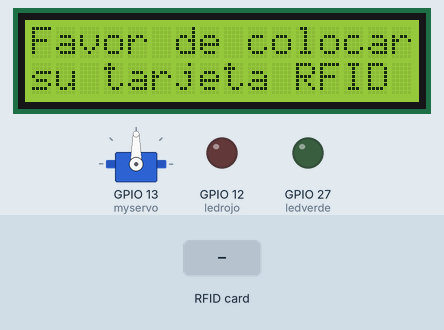
A sketch run on a simulated ESP32. On the bench: servo, 16×2 character LCD, output pins drawn as LEDs (lit = HIGH). Inputs (shaded band) come from the test bench. What the sketch prints to the serial monitor is not drawn.

Above: at 1.3 s.
1.4 s: RFID card 11 82 4D 23 held to the reader
At 2.2 s:
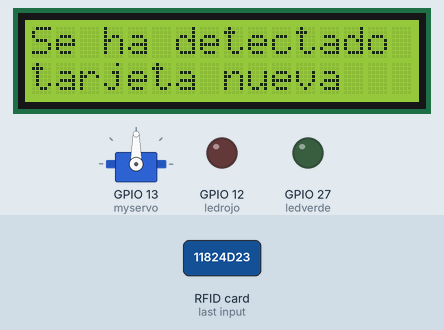
At 6.1 s:
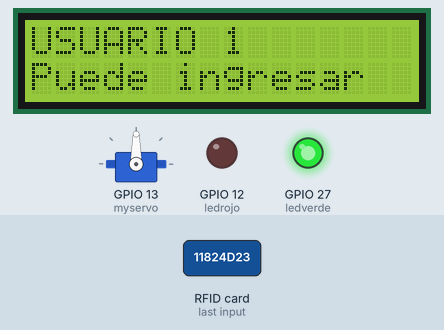
Timing chart, 0 to 11.7 s (numbered marks = the images above; inputs shaded):
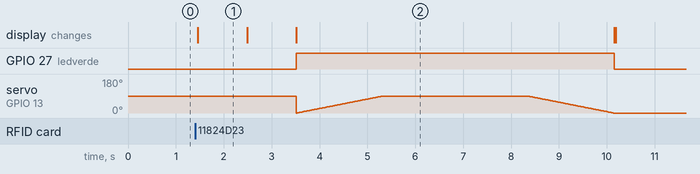

The sketch:

Control_Acceso_RFID.ino
```cpp
//librerias

//Modulo RC522
#include <SPI.h>
#include <MFRC522.h>
//lcd I2C
#include <LiquidCrystal_I2C.h>
//Servo
#include <Servo.h>


// Variables con el numero de columnas y filas de la pantalla
int lcdColumns = 16;
int lcdRows = 2;

//Variable de la posicion origen servo
int pos = 0;


//Objeto del servo
Servo myservo;

//Definicion de pines en el esp32
#if defined(ESP32)
  #define SS_PIN 5
  #define RST_PIN 4
  #define ledrojo 12
  #define ledverde 27
#endif

MFRC522 rfid(SS_PIN, RST_PIN); //Instancia del modulo rfid

LiquidCrystal_I2C lcd(0x27, lcdColumns, lcdRows); //Instancia de la pantalla

MFRC522::MIFARE_Key key;

// Array donde se almacena el nuevo NUID
byte nuidPICC[4];

//Credenciales de las tarjetas autorizadas
String DatoHex;
const String UserReg_1 = "11824D23";
const String UserReg_2 = "C1B39F18";
const String UserReg_3 = "7762C83B";

//Inicio Setup
void setup()
{
  //Definir el pin del servo
  myservo.attach(13);
   // Inicio de pantalla
  lcd.init();
  // Encender la retroiluminacion de la pantalla
  lcd.backlight();
  //Inidicar el modo de los pines de los leds
  pinMode(ledverde, OUTPUT);
  pinMode(ledrojo, OUTPUT);

    //Inicio terminal serial
   Serial.begin(115200);
   //Inicio bus SPI
   SPI.begin();
   //Inicio modulo MFRC522
   rfid.PCD_Init();

   // Show details of PCD - MFRC522 Card Reader details
   rfid.PCD_DumpVersionToSerial();
   for (byte i = 0; i < 6; i++) {
     key.keyByte[i] = 0xFF;
   }
   DatoHex = printHex(key.keyByte, MFRC522::MF_KEY_SIZE);

}

void loop()
{
    //Mensaje en pantalla de Inicio
    lcd.setCursor(0,0);
    lcd.print("Favor de colocar");
    lcd.setCursor(0,1);
    lcd.print("su tarjeta RFID ");

     // Restablezca el bucle si no hay ninguna tarjeta nueva presente en el sensor/lector.
     // Esto guarda todo el proceso cuando está inactivo
     if ( ! rfid.PICC_IsNewCardPresent()){return;}

     // Verifica si el NUID ya a sido leido
     if ( ! rfid.PICC_ReadCardSerial()){return;}


     MFRC522::PICC_Type piccType = rfid.PICC_GetType(rfid.uid.sak);

     // Verifica si el tipo de tarjeta es valido
     if (piccType != MFRC522::PICC_TYPE_MIFARE_MINI && piccType != MFRC522::PICC_TYPE_MIFARE_1K && piccType != MFRC522::PICC_TYPE_MIFARE_4K)
     {
       //Manda mensaje
      lcd.clear();
      lcd.setCursor(0, 0);
      lcd.print("Tarjeta invalida");
      delay(1000);
      lcd.clear();

       return;
     }

     if (rfid.uid.uidByte[0] != nuidPICC[0] || rfid.uid.uidByte[1] != nuidPICC[1] || rfid.uid.uidByte[2] != nuidPICC[2] || rfid.uid.uidByte[3] != nuidPICC[3] )
     {
        lcd.clear();
       //Informamos que la tarjeta fue leida
       lcd.setCursor(0, 0);

      lcd.print("Se ha detectado ");
      lcd.setCursor(0,1);
      lcd.print("tarjeta nueva");
      delay(1000);
      lcd.clear();
       // Almacenamos  el NUID en nuestro array
       for (byte i = 0; i < 4; i++) {nuidPICC[i] = rfid.uid.uidByte[i];}

       DatoHex = printHex(rfid.uid.uidByte, rfid.uid.size);


  lcd.clear();
  //Mostramos codigo de tarjeta
  lcd.setCursor(0, 0);
  lcd.print("Codigo Tarjeta: ");
  lcd.setCursor(0,1);
  lcd.print(DatoHex);
  delay(1000);
  lcd.clear();
//Verificamos si el usuario esta registrado
       if(UserReg_1 == DatoHex)
       {
         // Mostramos mensaje al usuario
         lcd.setCursor(0, 0);
      lcd.print("USUARIO 1");
      lcd.setCursor(0,1);
      lcd.print("Puede ingresar");
          //Encendemos el led y Abrimos el servo
          digitalWrite(ledverde, HIGH);
          abrir();

         digitalWrite(ledverde,LOW);
         lcd.clear();
       }
       else if(UserReg_2 == DatoHex)
       {
         // Mostramos mensaje al usuario
        lcd.setCursor(0, 0);
      lcd.print("USUARIO 2");
      lcd.setCursor(0,1);
      lcd.print("Puede ingresar");
       //Encendemos el led y Abrimos el servo
        digitalWrite(ledverde, HIGH);
         abrir();

         digitalWrite(ledverde,LOW);
         lcd.clear();
       }
       else if(UserReg_3 == DatoHex)
       {
            // Mostramos mensaje al usuario
        lcd.setCursor(0, 0);
      lcd.print("USUARIO 3");
      lcd.setCursor(0,1);
      lcd.print("Puede ingresar");
       //Encendemos el led y Abrimos el servo
        digitalWrite(ledverde, HIGH);
         abrir();

         digitalWrite(ledverde,LOW);
         lcd.clear();
       }
       else
       {
         //En caso de que no este registrado mandamos mensaje y encendemos led rojo
        lcd.setCursor(0, 0);
      lcd.print("NO REGISTRADO");
      lcd.setCursor(0,1);
      lcd.print("INGRESO DENEGADO");
        digitalWrite(ledrojo, HIGH);
         delay(1000);
         digitalWrite(ledrojo,LOW);
         lcd.clear();
       }

     }
     else
     {
       //Si una tarjeta ya fue leida mostrara un mensaje al usuario y se enciende el led rojo
       lcd.clear();
       lcd.setCursor(0,0);
       lcd.print("Tarjeta leida");
       lcd.setCursor(0,1);
      lcd.print("previamente");
      digitalWrite(ledrojo, HIGH);
         delay(1000);
         digitalWrite(ledrojo,LOW);
         lcd.clear();
     }
     // Detener PICC
     rfid.PICC_HaltA();

     //Detenemos la encrytacion
     rfid.PCD_StopCrypto1();
}

//Metodo para imprmir codigo de la tarjeta
String printHex(byte *buffer, byte bufferSize)
{
   String DatoHexAux = "";
   for (byte i = 0; i < bufferSize; i++)
   {
       if (buffer[i] < 0x10)
       {
        DatoHexAux = DatoHexAux + "0";
        DatoHexAux = DatoHexAux + String(buffer[i], HEX);
       }
       else { DatoHexAux = DatoHexAux + String(buffer[i], HEX); }
   }

   for (int i = 0; i < DatoHexAux.length(); i++) {DatoHexAux[i] = toupper(DatoHexAux[i]);}
   return DatoHexAux;
}
//Metodo para abrir el servo
void abrir (){
  for (pos = 0; pos <= 90; pos += 1) { //va de 0 grados a 180 grados
    // se va en pasos de 1 grado
    myservo.write(pos);              // Le decimos al servo que vaya a la posición en variable 'pos'
    delay(20);                       // Tiempo para que se llegue a la posicion
  }
  delay(3000);
  for (pos = 90; pos >= 0; pos -= 1) { // va de 180 grados a 0 grados
    myservo.write(pos);              // Le decimos al servo que vaya a la posición en variable 'pos'
    delay(20);                       // Tiempo para que se llegue a la posicion
  }
}
```

Measured:
- after the input at 1.4 s, GPIO 27 (ledverde): LOW → HIGH after 2.1 s, → LOW 6.6 s later; the display: changes after 0.06 s (image 1)
- what the display in image 1 shows lasts 1.0 s, from 1.5 s to 2.5 s
